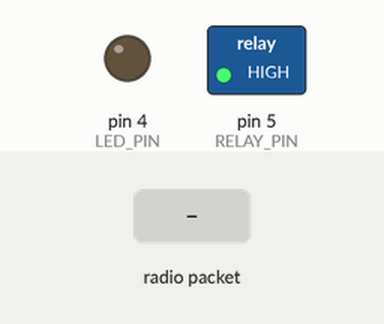
Simulated run of this sketch. Board: Arduino Nano, built with avr-gcc and run on an emulated ATmega328P. On the bench: switched loads named in the sketch (green lamp = pin HIGH), output pins drawn as LEDs (lit = HIGH). Inputs (shaded band) come from the test bench. No radio packets arrive unless stated.

Above: at 1.2 s.
1.3 s: radio packet "1" arrives
At 1.6 s:
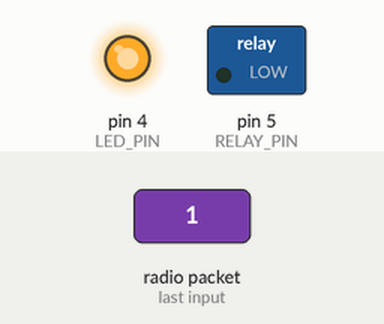
2.8 s: radio packet "0" arrives
At 4.0 s:
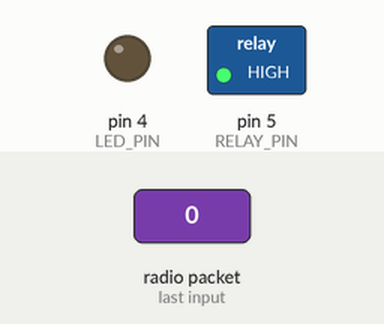
Timing chart, 0 to 5.8 s (numbered marks = the images above; inputs shaded):
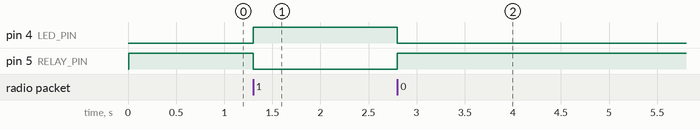

The sketch:

nrf24l01_Client.ino
```cpp
#include <nRF24L01.h>
#include <printf.h>
#include <RF24.h>
#include <RF24_config.h>
//
// Hardware conf
//

// Set up nRF24L01 radio on SPI bus plus pins 7 & 8
RF24 radio(7,8);

//
// Topology
//

// Radio pipe addresses for the 2 nodes to communicate.
byte addresses[][6] = {"1Node","2Node"};
// payload configuration
const int max_payload_size = 32;
char receive_payload[max_payload_size+1]; // +1 to allow room for a terminating NULL char
const int LED_PIN = 4;
const int RELAY_PIN = 5;

void setup(void) {
    Serial.begin(57600);

    printf_begin();
    printf("\nRemote Switch Arduino\n\r");

    //
    // Setup and configure rf radio
    //
    radio.begin();
    // enable dynamic payloads
    radio.setCRCLength( RF24_CRC_16 ) ;
    radio.enableDynamicPayloads();

    // optionally, increase the delay between retries & # of retries
    radio.setAutoAck( true ) ;
    radio.setPALevel(RF24_PA_MAX);
    radio.setDataRate(RF24_2MBPS);

    radio.setRetries(15,60);
    radio.openWritingPipe(addresses[0]);
    radio.openReadingPipe(1,addresses[1]);
    radio.startListening();
    radio.printDetails();

    // LED setup
    pinMode(LED_PIN, OUTPUT);
    pinMode(RELAY_PIN, OUTPUT);
    digitalWrite(RELAY_PIN, HIGH);
}

char * read() {
    // Dump the payloads until we've gotten everything
    uint8_t len;
    bool done = false;

    while (radio.available())
    {
        // Fetch the payload, and see if this was the last one.
        len = radio.getDynamicPayloadSize();
        radio.read( receive_payload, len );

        // Put a zero at the end for easy printing
        receive_payload[len] = 0;

        // Spew it
        printf("Got payload size=%i value=%s\n\r",len,receive_payload);
    }

    return receive_payload;
}

void send(char* toSend) {
    // First, stop listening so we can talk
    radio.stopListening();

    // Send the final one back.
    radio.write( toSend, sizeof(toSend) );
    printf("Sent response %s.\n\r", toSend);

    // Now, resume listening so we catch the next packets.
    radio.startListening();
}

void loop(void)
{
  /*digitalWrite(RELAY_PIN,HIGH);
digitalWrite(LED_PIN, LOW);
  delay(200);
  digitalWrite(RELAY_PIN,LOW);
digitalWrite(LED_PIN, HIGH);
  delay(200);*/


    if ( radio.available() )
    {
        char* receive = read();

        if(strcmp("1", receive) == 0) {
            digitalWrite(LED_PIN, HIGH);
            digitalWrite(RELAY_PIN, LOW);
        }
        else {
            digitalWrite(LED_PIN, LOW);
            digitalWrite(RELAY_PIN, HIGH);
        }

        send(receive);
    }
}
```

Measured:
- after the input at 1.3 s, pin 4 (LED_PIN): LOW → HIGH at once; pin 5 (RELAY_PIN): HIGH → LOW at once
- after the input at 2.8 s, pin 4 (LED_PIN): HIGH → LOW at once; pin 5 (RELAY_PIN): LOW → HIGH at once
